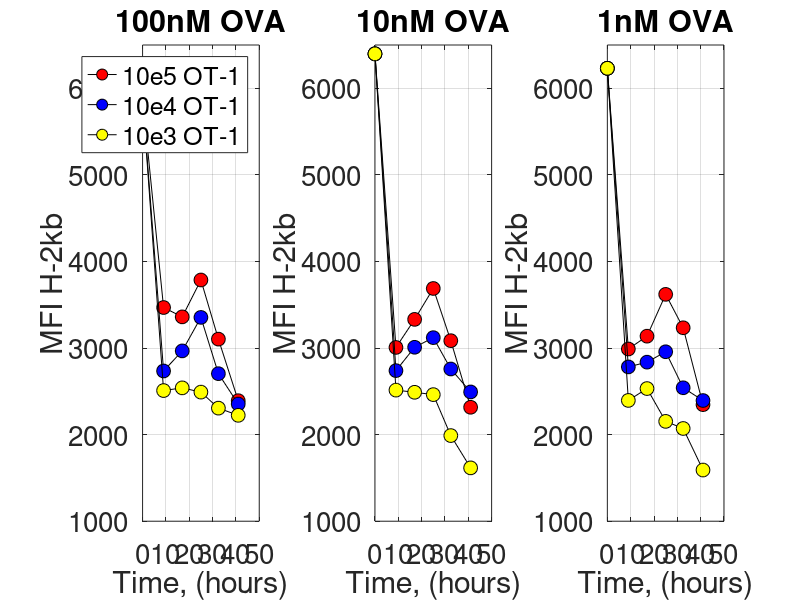
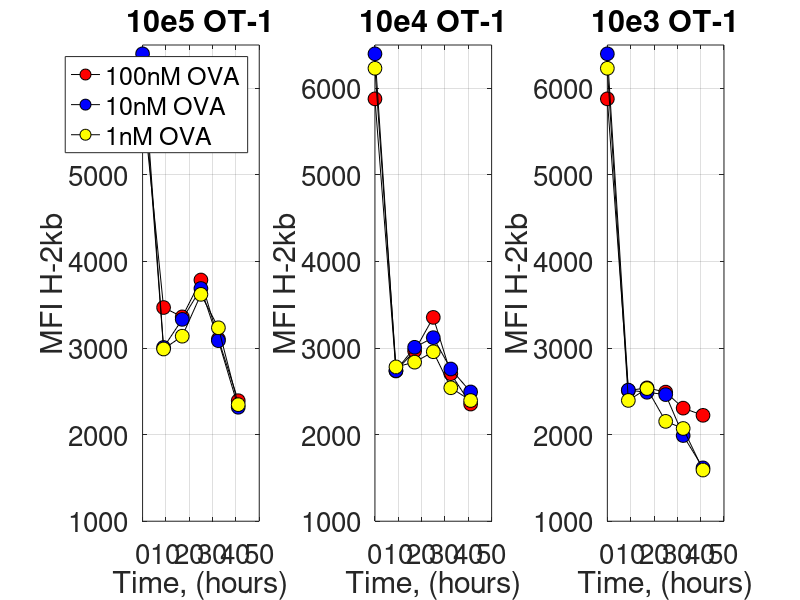
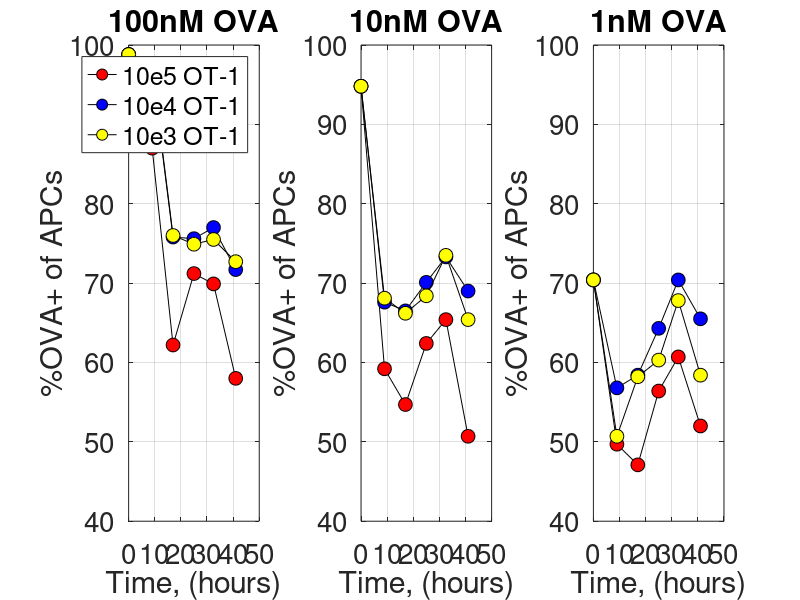
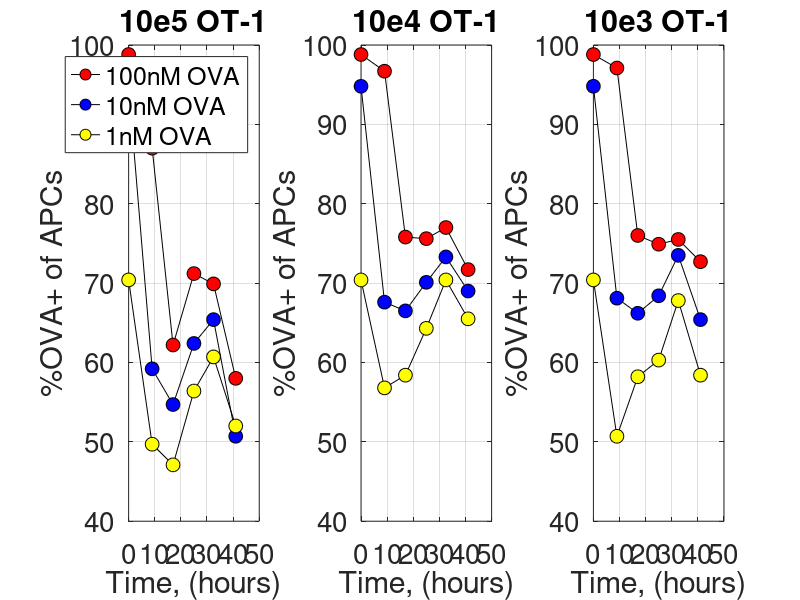

Here is the MATLAB script that generated these plots, in order:

%GeoMFI of H2kb for gated APCs with no exogenously supplied IFN-g

N1P1=[5878 3468 3360 3786 3103 2392]; Norm_N1P1=N1P1./6398;
N1P2=[6398 3007 3331 3688 3085 2316]; Norm_N1P2=N1P2./6398;
N1P3=[6231 2989 3137 3620 3234 2346]; Norm_N1P3=N1P3./6398;

N2P1=[5878 2735 2967 3354 2704 2353]; Norm_N2P1=N2P1./6398;
N2P2=[6398 2739 3009 3120 2758 2493]; Norm_N2P2=N2P1./6398;
N2P3=[6231 2782 2837 2957 2541 2394]; Norm_N2P3=N2P3./6398;

N3P1=[5878 2509 2540 2491 2306 2223]; Norm_N3P1=N3P1./6398;
N3P2=[6398 2514 2489 2462 1989 1616]; Norm_N3P2=N3P2./6398;
N3P3=[6231 2395 2532 2153 2071 1591]; Norm_N3P3=N3P3./6398;

t=[0 9 17 25 32.5 41];

figure()
subplot(1,3,1)
hold on
plot(t, N1P1, '-ko', 'markeredgecolor', 'k', 'markerfacecolor', 'r', 'markersize', 10)
plot(t, N2P1, '-ko', 'markeredgecolor', 'k', 'markerfacecolor', 'b', 'markersize', 10)
plot(t, N3P1, '-ko', 'markeredgecolor', 'k', 'markerfacecolor', 'y', 'markersize', 10)
set(gcf, 'color', 'w')
set(gca, 'Fontsize', 20, 'ylim', [1000 6500], 'xgrid', 'on', 'ygrid', 'on', 'ytick', [1000 2000 3000 4000 5000 6000])
xlabel('Time, (hours)')
ylabel('MFI H-2kb')
legend('10e5 OT-1', '10e4 OT-1', '10e3 OT-1')
title('100nM OVA')
box on
subplot(1,3,2)
hold on
plot(t, N1P2, '-ko', 'markeredgecolor', 'k', 'markerfacecolor', 'r', 'markersize', 10)
plot(t, N2P2, '-ko', 'markeredgecolor', 'k', 'markerfacecolor', 'b', 'markersize', 10)
plot(t, N3P2, '-ko', 'markeredgecolor', 'k', 'markerfacecolor', 'y', 'markersize', 10)
set(gcf, 'color', 'w')
set(gca, 'Fontsize', 20, 'ylim', [1000 6500], 'xgrid', 'on', 'ygrid', 'on', 'ytick', [1000 2000 3000 4000 5000 6000])
xlabel('Time, (hours)')
ylabel('MFI H-2kb')
title('10nM OVA')
box on
subplot(1,3,3)
hold on
plot(t, N1P3, '-ko', 'markeredgecolor', 'k', 'markerfacecolor', 'r', 'markersize', 10)
plot(t, N2P3, '-ko', 'markeredgecolor', 'k', 'markerfacecolor', 'b', 'markersize', 10)
plot(t, N3P3, '-ko', 'markeredgecolor', 'k', 'markerfacecolor', 'y', 'markersize', 10)
set(gcf, 'color', 'w')
set(gca, 'Fontsize', 20, 'ylim', [1000 6500], 'xgrid', 'on', 'ygrid', 'on', 'ytick', [1000 2000 3000 4000 5000 6000])
xlabel('Time, (hours)')
ylabel('MFI H-2kb')
title('1nM OVA')
box on

figure()
subplot(1,3,1)
hold on
plot(t, N1P1, '-ko', 'markeredgecolor', 'k', 'markerfacecolor', 'r', 'markersize', 10)
plot(t, N1P2, '-ko', 'markeredgecolor', 'k', 'markerfacecolor', 'b', 'markersize', 10)
plot(t, N1P3, '-ko', 'markeredgecolor', 'k', 'markerfacecolor', 'y', 'markersize', 10)
set(gcf, 'color', 'w')
set(gca, 'Fontsize', 20, 'ylim', [1000 6500], 'xgrid', 'on', 'ygrid', 'on', 'ytick', [1000 2000 3000 4000 5000 6000])
xlabel('Time, (hours)')
ylabel('MFI H-2kb')
legend('100nM OVA', '10nM OVA', '1nM OVA')
title('10e5 OT-1')
box on
subplot(1,3,2)
hold on
plot(t, N2P1, '-ko', 'markeredgecolor', 'k', 'markerfacecolor', 'r', 'markersize', 10)
plot(t, N2P2, '-ko', 'markeredgecolor', 'k', 'markerfacecolor', 'b', 'markersize', 10)
plot(t, N2P3, '-ko', 'markeredgecolor', 'k', 'markerfacecolor', 'y', 'markersize', 10)
set(gcf, 'color', 'w')
set(gca, 'Fontsize', 20, 'ylim', [1000 6500], 'xgrid', 'on', 'ygrid', 'on', 'ytick', [1000 2000 3000 4000 5000 6000])
xlabel('Time, (hours)')
ylabel('MFI H-2kb')
title('10e4 OT-1')
box on
subplot(1,3,3)
hold on
plot(t, N3P1, '-ko', 'markeredgecolor', 'k', 'markerfacecolor', 'r', 'markersize', 10)
plot(t, N3P2, '-ko', 'markeredgecolor', 'k', 'markerfacecolor', 'b', 'markersize', 10)
plot(t, N3P3, '-ko', 'markeredgecolor', 'k', 'markerfacecolor', 'y', 'markersize', 10)
set(gcf, 'color', 'w')
set(gca, 'Fontsize', 20, 'ylim', [1000 6500], 'xgrid', 'on', 'ygrid', 'on', 'ytick', [1000 2000 3000 4000 5000 6000])
xlabel('Time, (hours)')
ylabel('MFI H-2kb')
title('10e3 OT-1')
box on

%%

% Percent ova+ of apc's

N1P1=[98.8 87 62.2 71.2 69.9 58]; Norm_N1P1_O=N1P1./98.8;
N1P2=[94.8 59.2 54.7 62.4 65.4 50.7]; Norm_N1P2_O=N1P2./98.8;
N1P3=[70.4 49.7 47.1 56.4 60.7 52]; Norm_N1P3_O=N1P3./98.8;

N2P1=[98.8 96.7 75.8 75.6 77 71.7]; Norm_N2P1_O=N2P1./98.8;
N2P2=[94.8 67.6 66.5 70.1 73.3 69]; Norm_N2P2_O=N2P2./98.8;
N2P3=[70.4 56.8 58.4 64.3 70.4 65.5]; Norm_N2P3_O=N2P3./98.8;

N3P1=[98.8 97.1 76 74.9 75.5 72.7]; Norm_N3P1_O=N3P1./98.8;
N3P2=[94.8 68.1 66.2 68.4 73.5 65.4]; Norm_N3P2_O=N3P2./98.8;
N3P3=[70.4 50.7 58.2 60.3 67.8 58.4]; Norm_N3P3_O=N3P3./98.8;

t=[0 9 17 25 32.5 41];
figure()
subplot(1,3,1)
hold on
plot(t, N1P1, '-ko', 'markeredgecolor', 'k', 'markerfacecolor', 'r', 'markersize', 10)
plot(t, N2P1, '-ko', 'markeredgecolor', 'k', 'markerfacecolor', 'b', 'markersize', 10)
plot(t, N3P1, '-ko', 'markeredgecolor', 'k', 'markerfacecolor', 'y', 'markersize', 10)
set(gcf, 'color', 'w')
set(gca, 'Fontsize', 20, 'xgrid', 'on', 'ygrid', 'on', 'ylim', [40 100])
xlabel('Time, (hours)')
ylabel('%OVA+ of APCs')
legend('10e5 OT-1', '10e4 OT-1', '10e3 OT-1')
title('100nM OVA')
box on
subplot(1,3,2)
hold on
plot(t, N1P2, '-ko', 'markeredgecolor', 'k', 'markerfacecolor', 'r', 'markersize', 10)
plot(t, N2P2, '-ko', 'markeredgecolor', 'k', 'markerfacecolor', 'b', 'markersize', 10)
plot(t, N3P2, '-ko', 'markeredgecolor', 'k', 'markerfacecolor', 'y', 'markersize', 10)
set(gcf, 'color', 'w')
set(gca, 'Fontsize', 20, 'xgrid', 'on', 'ygrid', 'on', 'ylim', [40 100])
xlabel('Time, (hours)')
ylabel('%OVA+ of APCs')
title('10nM OVA')
box on
subplot(1,3,3)
hold on
plot(t, N1P3, '-ko', 'markeredgecolor', 'k', 'markerfacecolor', 'r', 'markersize', 10)
plot(t, N2P3, '-ko', 'markeredgecolor', 'k', 'markerfacecolor', 'b', 'markersize', 10)
plot(t, N3P3, '-ko', 'markeredgecolor', 'k', 'markerfacecolor', 'y', 'markersize', 10)
set(gcf, 'color', 'w')
set(gca, 'Fontsize', 20, 'xgrid', 'on', 'ygrid', 'on', 'ylim', [40 100])
xlabel('Time, (hours)')
ylabel('%OVA+ of APCs')
title('1nM OVA')
box on

figure()
subplot(1,3,1)
hold on
plot(t, N1P1, '-ko', 'markeredgecolor', 'k', 'markerfacecolor', 'r', 'markersize', 10)
plot(t, N1P2, '-ko', 'markeredgecolor', 'k', 'markerfacecolor', 'b', 'markersize', 10)
plot(t, N1P3, '-ko', 'markeredgecolor', 'k', 'markerfacecolor', 'y', 'markersize', 10)
set(gcf, 'color', 'w')
set(gca, 'Fontsize', 20, 'xgrid', 'on', 'ygrid', 'on', 'ylim', [40 100])
xlabel('Time, (hours)')
ylabel('%OVA+ of APCs')
legend('100nM OVA', '10nM OVA', '1nM OVA')
title('10e5 OT-1')
box on
subplot(1,3,2)
hold on
plot(t, N2P1, '-ko', 'markeredgecolor', 'k', 'markerfacecolor', 'r', 'markersize', 10)
plot(t, N2P2, '-ko', 'markeredgecolor', 'k', 'markerfacecolor', 'b', 'markersize', 10)
plot(t, N2P3, '-ko', 'markeredgecolor', 'k', 'markerfacecolor', 'y', 'markersize', 10)
set(gcf, 'color', 'w')
set(gca, 'Fontsize', 20, 'xgrid', 'on', 'ygrid', 'on', 'ylim', [40 100])
xlabel('Time, (hours)')
ylabel('%OVA+ of APCs')
title('10e4 OT-1')
box on
subplot(1,3,3)
hold on
plot(t, N3P1, '-ko', 'markeredgecolor', 'k', 'markerfacecolor', 'r', 'markersize', 10)
plot(t, N3P2, '-ko', 'markeredgecolor', 'k', 'markerfacecolor', 'b', 'markersize', 10)
plot(t, N3P3, '-ko', 'markeredgecolor', 'k', 'markerfacecolor', 'y', 'markersize', 10)
set(gcf, 'color', 'w')
set(gca, 'Fontsize', 20, 'xgrid', 'on', 'ygrid', 'on', 'ylim', [40 100])
xlabel('Time, (hours)')
ylabel('%OVA+ of APCs')
title('10e3 OT-1')
box on

%%

%Normalized both OVa percentages and MFI of APC to 1 and will plot them
%versus each other.  Does a high APC mean also high OVA?

figure()
subplot(1,3,1)
hold on
plot(Norm_N1P1, Norm_N1P1_O, 'o', 'markeredgecolor', 'k', 'markerfacecolor', 'r', 'markersize', 10)
plot(Norm_N2P1, Norm_N2P1_O, 'o', 'markeredgecolor', 'k', 'markerfacecolor', 'b', 'markersize', 10)
plot(Norm_N3P1, Norm_N3P1_O, 'o', 'markeredgecolor', 'k', 'markerfacecolor', 'y', 'markersize', 10)
set(gca, 'Fontsize', 20)
set(gcf, 'color', 'w')
ylabel('Normalized OVA')
xlabel('Normalized H-2Kb')
legend('10e5 OT-1', '10e4 OT-1', '10e3 OT-1')
box on
title('100nM OVA')
subplot(1,3,2)
hold on
plot(Norm_N1P2, Norm_N1P2_O, 'o', 'markeredgecolor', 'k', 'markerfacecolor', 'r', 'markersize', 10)
plot(Norm_N2P2, Norm_N2P2_O, 'o', 'markeredgecolor', 'k', 'markerfacecolor', 'b', 'markersize', 10)
plot(Norm_N3P2, Norm_N3P2_O, 'o', 'markeredgecolor', 'k', 'markerfacecolor', 'y', 'markersize', 10)
set(gca, 'Fontsize', 20)
set(gcf, 'color', 'w')
ylabel('Normalized OVA')
xlabel('Normalized H-2Kb')
box on
title('10nM OVA')
subplot(1,3,3)
hold on
plot(Norm_N1P3, Norm_N1P3_O, 'o', 'markeredgecolor', 'k', 'markerfacecolor', 'r', 'markersize', 10)
plot(Norm_N2P3, Norm_N2P3_O, 'o', 'markeredgecolor', 'k', 'markerfacecolor', 'b', 'markersize', 10)
plot(Norm_N3P3, Norm_N3P3_O, 'o', 'markeredgecolor', 'k', 'markerfacecolor', 'y', 'markersize', 10)
set(gca, 'Fontsize', 20)
set(gcf, 'color', 'w')
ylabel('Normalized OVA')
xlabel('Normalized H-2Kb')
box on
title('1nM OVA')

%%

% Added exogenous IFN-gamma at T0.  H-2Kb MFI

P1_gamma1=[5878 3278 3654 3389 3021 2793];
P2_gamma1=[6398 3211 3514 3620 3066 2586];
P3_gamma1=[6231 2994 3374 2723 2637 2661];

P1_gamma2=[5878 3391 3526 3457 3035 2701];
P2_gamma2=[6398 3297 3603 3569 3023 2629];
P3_gamma2=[6231 2909 3283 2589 2490 2823];

%plot gamma 1 (10nM)
figure()
subplot(1,3,1)
hold on
plot(t, P1_gamma1, '-ko', 'markeredgecolor', 'k', 'markerfacecolor', 'r', 'markersize', 10)
plot(t, N1P1, '-ko', 'markeredgecolor', 'k', 'markerfacecolor', 'b', 'markersize', 10)
set(gca, 'Fontsize', 20, 'ylim', [2000 6500], 'xgrid', 'on', 'ygrid', 'on')
set(gcf, 'color', 'w')
ylabel('H-2Kb MFI')
xlabel('Time, (hours)')
box on
title('100nM OVA - 10nM gamma')
legend('+IFN-g', 'Endog')
subplot(1,3,2)
hold on
plot(t, P2_gamma1, '-ko', 'markeredgecolor', 'k', 'markerfacecolor', 'r', 'markersize', 10)
plot(t, N1P2, '-ko', 'markeredgecolor', 'k', 'markerfacecolor', 'b', 'markersize', 10)
set(gca, 'Fontsize', 20, 'ylim', [2000 6500], 'xgrid', 'on', 'ygrid', 'on')
set(gcf, 'color', 'w')
ylabel('H-2Kb MFI')
xlabel('Time, (hours)')
box on
title('10nM OVA - 10nM gamma')
subplot(1,3,3)
hold on
plot(t, P3_gamma1, '-ko','markeredgecolor', 'k', 'markerfacecolor', 'r', 'markersize', 10)
plot(t, N1P3, '-ko', 'markeredgecolor', 'k', 'markerfacecolor', 'b', 'markersize', 10)
set(gca, 'Fontsize', 20, 'ylim', [2000 6500], 'xgrid', 'on', 'ygrid', 'on')
set(gcf, 'color', 'w')
ylabel('H-2Kb MFI')
xlabel('Time, (hours)')
box on
title('1nM OVA - 10nM gamma')

%plot gamma 2 (1nM)
figure()
subplot(1,3,1)
hold on
plot(t, P1_gamma2, '-ko', 'markeredgecolor', 'k', 'markerfacecolor', 'r', 'markersize', 10)
plot(t, N1P1, '-ko', 'markeredgecolor', 'k', 'markerfacecolor', 'b', 'markersize', 10)
set(gca, 'Fontsize', 20, 'ylim', [2000 6500], 'xgrid', 'on', 'ygrid', 'on')
set(gcf, 'color', 'w')
ylabel('H-2Kb MFI')
xlabel('Time, (hours)')
box on
title('100nM OVA - 1nM gamma')
legend('+IFN-g', 'Endog')
subplot(1,3,2)
hold on
plot(t, P2_gamma2, '-ko', 'markeredgecolor', 'k', 'markerfacecolor', 'r', 'markersize', 10)
plot(t, N1P2, '-ko', 'markeredgecolor', 'k', 'markerfacecolor', 'b', 'markersize', 10)
set(gca, 'Fontsize', 20, 'ylim', [2000 6500], 'xgrid', 'on', 'ygrid', 'on')
set(gcf, 'color', 'w')
ylabel('H-2Kb MFI')
xlabel('Time, (hours)')
box on
title('10nM OVA - 1nM gamma')
subplot(1,3,3)
hold on
plot(t, P3_gamma2, '-ko','markeredgecolor', 'k', 'markerfacecolor', 'r', 'markersize', 10)
plot(t, N1P3, '-ko', 'markeredgecolor', 'k', 'markerfacecolor', 'b', 'markersize', 10)
set(gca, 'Fontsize', 20, 'ylim', [2000 6500], 'xgrid', 'on', 'ygrid', 'on')
set(gcf, 'color', 'w')
ylabel('H-2Kb MFI')
xlabel('Time, (hours)')
box on
title('1nM OVA - 1nM gamma')

%%
% Added exogenous IFN-gamma at T0.  percent OVA+ of H-2Kb+

P1_gamma1=[98.8 81.8 64.5 66 68.7 59.8];
P2_gamma1=[94.8 60.6 54.8 59.4 61.3 54.2];
P3_gamma1=[70.4 49.4 51.4 52.9 59.6 57.2];

P1_gamma2=[98.8 81.1 63.7 64.8 70.9 63.1];
P2_gamma2=[94.8 59.5 54.6 59 60.3 51];
P3_gamma2=[70.4 49 51.4 53.7 59.7 56.8];

%plot gamma 1 (10nM)
figure()
subplot(1,3,1)
hold on
plot(t, P1_gamma1, '-ko', 'markeredgecolor', 'k', 'markerfacecolor', 'r', 'markersize', 10)
plot(t, N1P1, '-ko', 'markeredgecolor', 'k', 'markerfacecolor', 'b', 'markersize', 10)
set(gca, 'Fontsize', 20, 'xgrid', 'on', 'ygrid', 'on')
set(gcf, 'color', 'w')
ylabel('%OVA+')
xlabel('Time, (hours)')
box on
title('100nM OVA - 10nM gamma')
legend('+IFN-g', 'Endog')
subplot(1,3,2)
hold on
plot(t, P2_gamma1, '-ko', 'markeredgecolor', 'k', 'markerfacecolor', 'r', 'markersize', 10)
plot(t, N1P2, '-ko', 'markeredgecolor', 'k', 'markerfacecolor', 'b', 'markersize', 10)
set(gca, 'Fontsize', 20, 'xgrid', 'on', 'ygrid', 'on')
set(gcf, 'color', 'w')
ylabel('%OVA+')
xlabel('Time, (hours)')
box on
title('10nM OVA - 10nM gamma')
subplot(1,3,3)
hold on
plot(t, P3_gamma1, '-ko','markeredgecolor', 'k', 'markerfacecolor', 'r', 'markersize', 10)
plot(t, N1P3, '-ko', 'markeredgecolor', 'k', 'markerfacecolor', 'b', 'markersize', 10)
set(gca, 'Fontsize', 20, 'xgrid', 'on', 'ygrid', 'on')
set(gcf, 'color', 'w')
ylabel('%OVA+')
xlabel('Time, (hours)')
box on
title('1nM OVA - 10nM gamma')

%plot gamma 2 (1nM)
figure()
subplot(1,3,1)
hold on
plot(t, P1_gamma2, '-ko', 'markeredgecolor', 'k', 'markerfacecolor', 'r', 'markersize', 10)
plot(t, N1P1, '-ko', 'markeredgecolor', 'k', 'markerfacecolor', 'b', 'markersize', 10)
set(gca, 'Fontsize', 20, 'xgrid', 'on', 'ygrid', 'on')
set(gcf, 'color', 'w')
ylabel('%OVA+')
xlabel('Time, (hours)')
box on
title('100nM OVA - 1nM gamma')
legend('+IFN-g', 'Endog')
subplot(1,3,2)
hold on
plot(t, P2_gamma2, '-ko', 'markeredgecolor', 'k', 'markerfacecolor', 'r', 'markersize', 10)
plot(t, N1P2, '-ko', 'markeredgecolor', 'k', 'markerfacecolor', 'b', 'markersize', 10)
set(gca, 'Fontsize', 20, 'xgrid', 'on', 'ygrid', 'on')
set(gcf, 'color', 'w')
ylabel('%OVA+')
xlabel('Time, (hours)')
box on
title('10nM OVA - 1nM gamma')
subplot(1,3,3)
hold on
plot(t, P3_gamma2, '-ko','markeredgecolor', 'k', 'markerfacecolor', 'r', 'markersize', 10)
plot(t, N1P3, '-ko', 'markeredgecolor', 'k', 'markerfacecolor', 'b', 'markersize', 10)
set(gca, 'Fontsize', 20,'xgrid', 'on', 'ygrid', 'on')
set(gcf, 'color', 'w')
ylabel('%OVA+')
xlabel('Time, (hours)')
box on
title('1nM OVA - 1nM gamma')





